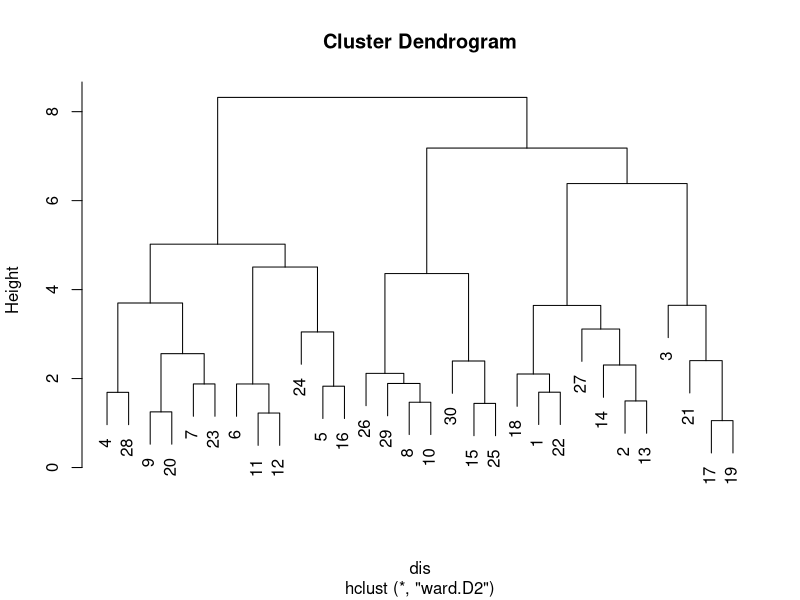

Recreate this plot in R.
#データの読み込みと標準化
TOEIC <- read.csv("ch13cluster.csv")
TOEIC.s <- scale(TOEIC[,-1])

#距離を計算(ユークリッド)
dis <- dist(TOEIC.s)
dis

#クラスター分析(ウォード法)とデンドログラムの表示
hcr <- hclust(dis, method="ward.D2")
plot(hcr)

#クラスターをカット
cluster <- cutree(hcr, k=3)
table(cluster)

#元のデータフレームと統合
result <- data.frame(TOEIC, cluster)
result

#クラスター平均を求めて、各クラスターを解釈
aggregate(.~cluster, result, mean)